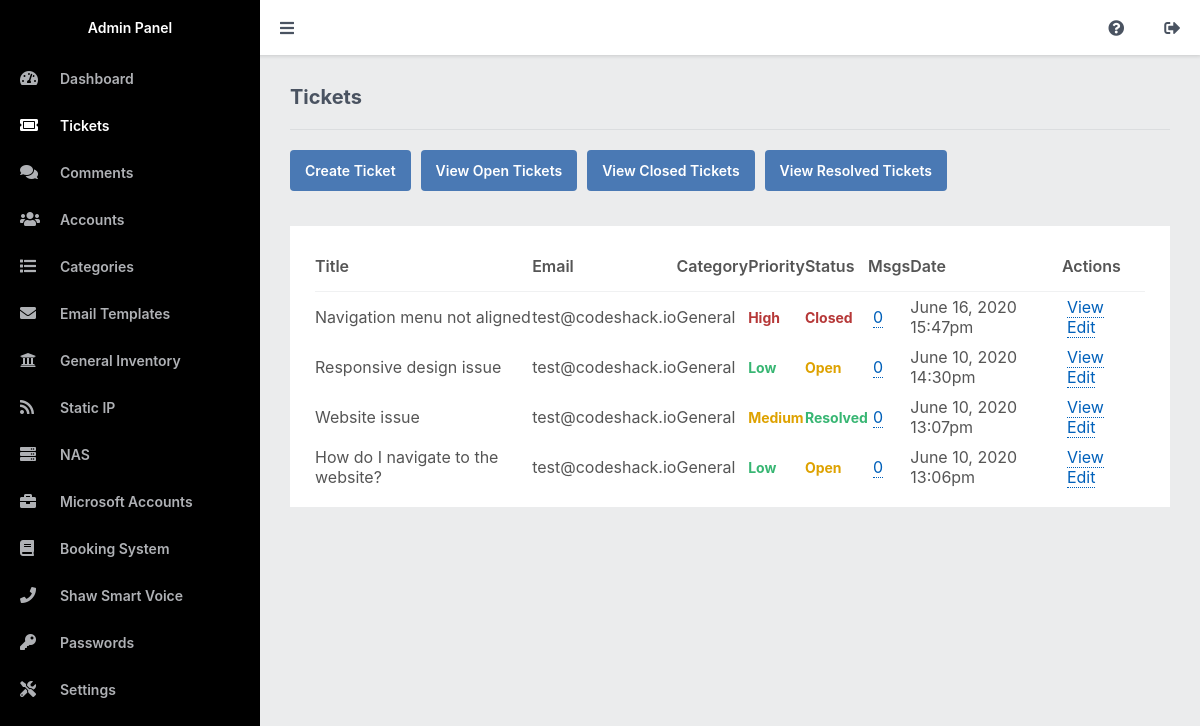
Page /admin/tickets.php (signed in) on the earlier database version.
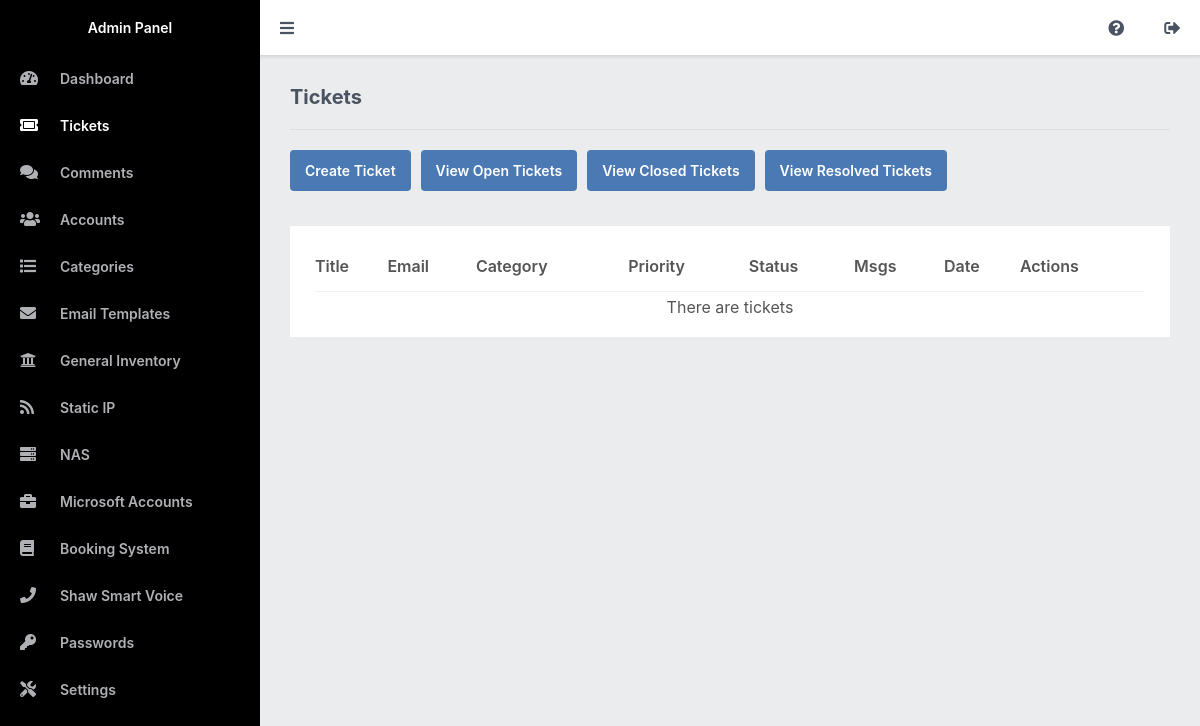
Same page on the later database version.
### tables this page shows
CREATE TABLE IF NOT EXISTS `tickets` (
`id` int(11) NOT NULL,
  `title` varchar(255) NOT NULL,
  `msg` text NOT NULL,
  `email` varchar(255) NOT NULL,
  `created` datetime NOT NULL DEFAULT CURRENT_TIMESTAMP,
  `status` enum('open','closed','resolved') NOT NULL DEFAULT 'open',
  `priority` enum('low','medium','high') NOT NULL DEFAULT 'low',
  `category_id` int(1) NOT NULL DEFAULT '1',
  `private` tinyint(1) NOT NULL DEFAULT '1',
  `account_id` int(11) NOT NULL DEFAULT '0'
);

CREATE TABLE IF NOT EXISTS `categories` (
`id` int(11) NOT NULL,
  `name` varchar(255) NOT NULL
);

### admin/tickets.php (the view, shortened to what this page needs)
<?php
include 'main.php';
$status_sql = '';
$stmt = $pdo->prepare('SELECT t.*, (SELECT count(*) FROM tickets_comments tc WHERE t.id = tc.ticket_id) AS msgs, c.name AS category FROM tickets t LEFT JOIN categories c ON c.id = t.category_id ' . $status_sql . ' ORDER BY t.created DESC');
$stmt->execute();
$tickets = $stmt->fetchAll(PDO::FETCH_ASSOC);
?>
<?=template_admin_header('Tickets', 'tickets')?>
<h2>Tickets</h2>
<div class="links">
    <a href="ticket.php">Create Ticket</a>
    <a href="tickets.php?status=open">View Open Tickets</a>
    <a href="tickets.php?status=closed">View Closed Tickets</a>
    <a href="tickets.php?status=resolved">View Resolved Tickets</a>
</div>
<div class="content-block">
    <div class="table">
        <table>
            <thead>
                <tr>
                    <td>Title</td>
                    <td class="responsive-hidden">Email</td>
                    <td class="responsive-hidden">Category</td>
                    <td>Priority</td>
                    <td>Status</td>
                    <td>Msgs</td>
                    <td class="responsive-hidden">Date</td>
                    <td>Actions</td>
                </tr>
            </thead>
            <tbody>
                <?php if (empty($tickets)): ?>
                <tr>
                    <td colspan="8" style="text-align:center;">There are tickets</td>
                </tr>
                <?php else: ?>
                <?php foreach ($tickets as $ticket): ?>
                <tr>
                    <td><?=htmlspecialchars($ticket['title'], ENT_QUOTES)?></td>
                    <td class="responsive-hidden"><?=$ticket['email']?></td>
                    <td class="responsive-hidden"><?=$ticket['category']?></td>
                    <td class="priority <?=$ticket['priority']?>"><?=$ticket['priority']?></td>
                    <td class="status <?=$ticket['status']?>"><?=$ticket['status']?></td>
                    <td>
                        <a href="comments.php?ticket_id=<?=$ticket['id']?>"><?=$ticket['msgs']?></a>
                    </td>
                    <td class="responsive-hidden"><?=date('F j, Y H:ia', strtotime($ticket['created']))?></td>
                    <td>
                        <a href="../view.php?id=<?=$ticket['id']?>" target="_blank">View</a>
                        <a href="ticket.php?id=<?=$ticket['id']?>">Edit</a>
                    </td>
                </tr>
                <?php endforeach; ?>
                <?php endif; ?>
            </tbody>
        </table>
    </div>
</div>
<?=template_admin_footer()?>

### functions.php (shortened to what this page needs)
<?php
function template_admin_header($title, $selected = 'dashboard') {
    $admin_links = '
        <a href="index.php"' . ($selected == 'dashboard' ? ' class="selected"' : '') . '><i class="fas fa-tachometer-alt"></i>Dashboard</a>
        <a href="tickets.php"' . ($selected == 'tickets' ? ' class="selected"' : '') . '><i class="fas fa-ticket-alt"></i>Tickets</a>
        <a href="comments.php"' . ($selected == 'comments' ? ' class="selected"' : '') . '><i class="fas fa-comments"></i>Comments</a>
        <a href="accounts.php"' . ($selected == 'accounts' ? ' class="selected"' : '') . '><i class="fas fa-users"></i>Accounts</a>
        <a href="categories.php"' . ($selected == 'categories' ? ' class="selected"' : '') . '><i class="fas fa-list"></i>Categories</a>
        <a href="emailtemplate.php"' . ($selected == 'emailtemplate' ? ' class="selected"' : '') . '><i class="fas fa-envelope"></i>Email Templates</a>
          <a href="inventory.php"' . ($selected == 'inventory' ? ' class="selected"' : '') . '><i class="fas fa-university"></i>General Inventory</a>
            <a href="ip.php"' . ($selected == 'ip' ? ' class="selected"' : '') . '><i class="fas fa-rss"></i>Static IP</a>
              <a href="nas.php"' . ($selected == 'nas' ? ' class="selected"' : '') . '><i class="fas fa-server"></i>NAS</a>
              <a href="microsoft.php"' . ($selected == 'microsoft' ? ' class="selected"' : '') . '><i class="fas fa-briefcase"></i>Microsoft Accounts</a>
               <a href="booking.php"' . ($selected == 'booking' ? ' class="selected"' : '') . '><i class="fas fa-book"></i>Booking System</a>
               <a href="shaw.php"' . ($selected == 'shaw' ? ' class="selected"' : '') . '><i class="fas fa-phone"></i>Shaw Smart Voice</a>
               <a href="pass.php"' . ($selected == 'pass' ? ' class="selected"' : '') . '><i class="fas fa-key"></i>Passwords</a>
        <a href="settings.php"' . ($selected == 'settings' ? ' class="selected"' : '') . '><i class="fas fa-tools"></i>Settings</a>
    ';
echo <<<EOT
<!DOCTYPE html>
<html>
	<head>
		<meta charset="utf-8">
		<meta name="viewport" content="width=device-width,minimum-scale=1">
		<title>$title</title>
		<link href="admin.css" rel="stylesheet" type="text/css">
		<link rel="stylesheet" href="https://use.fontawesome.com/releases/v5.7.1/css/all.css">
	</head>
	<body class="admin">
        <aside class="responsive-width-100 responsive-hidden">
            <h1>Admin Panel</h1>
            $admin_links
        </aside>
        <main class="responsive-width-100">
            <header>
                <a class="responsive-toggle" href="#">
                    <i class="fas fa-bars"></i>
                </a>
                <div class="space-between"></div>
                <a href="about.php" class="right"><i class="fas fa-question-circle"></i></a>
                <a href="logout.php" class="right"><i class="fas fa-sign-out-alt"></i></a>
            </header>
EOT;
}
function template_admin_footer() {
echo <<<EOT
        </main>
        <script>
        document.querySelector(".responsive-toggle").onclick = function(event) {
            event.preventDefault();
            let aside = document.querySelector("aside"), main = document.querySelector("main"), header = document.querySelector("header");
            let asideStyle = window.getComputedStyle(aside);
            if (asideStyle.display == "none") {
                aside.classList.remove("closed", "responsive-hidden");
                main.classList.remove("full");
                header.classList.remove("full");
            } else {
                aside.classList.add("closed", "responsive-hidden");
                main.classList.add("full");
                header.classList.add("full");
            }
        };
        </script>
    </body>
</html>
EOT;
}
?>

### admin/admin.css (style rules this page uses)
* { box-sizing: border-box; font-family: -apple-system, BlinkMacSystemFont, "segoe ui", roboto, oxygen, ubuntu, cantarell, "fira sans", "droid sans", "helvetica neue", Arial, sans-serif; font-size: 16px; -webkit-font-smoothing: antialiased; -moz-osx-font-smoothing: grayscale; }
html { height: 100%; }
body { position: relative; min-height: 100%; color: #555555; background-color: #ebeced; margin: 0; }
h1, h2, h3, h4, h5 { color: #4a5361; margin: 0; padding: 0; }
header { display: flex; position: fixed; top: 0; left: 0; padding-left: 260px; z-index: 999; width: 100%; height: 55px; background-color: #fff; box-shadow: 0px 0px 4px 1px rgba(0, 0, 0, 0.15); }
header a { display: inline-flex; color: #4a5361; height: 100%; text-decoration: none; justify-content: center; align-items: center; padding: 0 20px; }
header a i { font-size: 16px; }
header .space-between { flex: 1; }
aside { position: fixed; z-index: 999999; height: 100%; width: 260px; display: flex; flex-flow: column; background-color: black; }
aside h1 { display: inline-flex; background-color: black; width: 100%; height: 55px; color: #fff; padding: 0; margin: 0; font-weight: 600; font-size: 14px; align-items: center; padding: 0 20px; justify-content: center; }
aside a { font-size: 14px; font-weight: 600; text-decoration: none; color: #afb1b5; padding: 15px 20px; }
aside a i { width: 40px; }
aside a:hover, aside a.selected { background-color: black; color: #fff; }
main { padding: 30px; padding-left: 290px; padding-top: 85px; }
main h2 { font-size: 20px; padding-bottom: 20px; border-bottom: 1px solid #dbdddf; }
main .content-block { background-color: #fff; margin-top: 25px; padding: 15px; }
main .table { padding: 0 10px; }
main .table table { width: 100%; border-collapse: collapse; }
main .table table thead td { font-weight: 600; padding: 15px 0; }
main .table table thead tr { border-bottom: 1px solid #f0f1f2; }
main .table table tbody td { padding: 5px 0; }
main .links { display: flex; flex-flow: wrap; padding-top: 20px; }
main .links a { display: inline-flex; text-decoration: none; background: #4a79b4; color: #FFFFFF; padding: 12px 15px; margin-right: 10px; margin-bottom: 10px; font-size: 14px; font-weight: 600; border-radius: 4px; }
main .table table tbody td.priority { font-weight: bold; text-transform: capitalize; font-size: 14px; }
main .table table tbody td.priority.low { color: #38b673; }
main .table table tbody td.priority.medium { color: #dea200; }
main .table table tbody td.priority.high { color: #b63838; }
main .table table tbody td.status { font-weight: bold; text-transform: capitalize; font-size: 14px; }
main .table table tbody td.status.resolved { color: #38b673; }
main .table table tbody td.status.open { color: #dea200; }
main .table table tbody td.status.closed { color: #b63838; }
main .table table tbody td a { text-decoration: none; color: #0060ba; border-bottom: 1px dotted; margin: 0 5px; }

Differences in the rows shown:
removed tickets: title "Navigation menu not aligned", email "test@codeshack.io", category.name "General", priority "High", status "Closed", msgs "0", created "June 16, 2020 15:47pm"
removed tickets: title "Responsive design issue", email "test@codeshack.io", category.name "General", priority "Low", status "Open", msgs "0", created "June 10, 2020 14:30pm"
removed tickets: title "Website issue", email "test@codeshack.io", category.name "General", priority "Medium", status "Resolved", msgs "0", created "June 10, 2020 13:07pm"
removed tickets: title "How do I navigate to the website?", email "test@codeshack.io", category.name "General", priority "Low", status "Open", msgs "0", created "June 10, 2020 13:06pm"
Other differences:
text now shown: "There are tickets"
